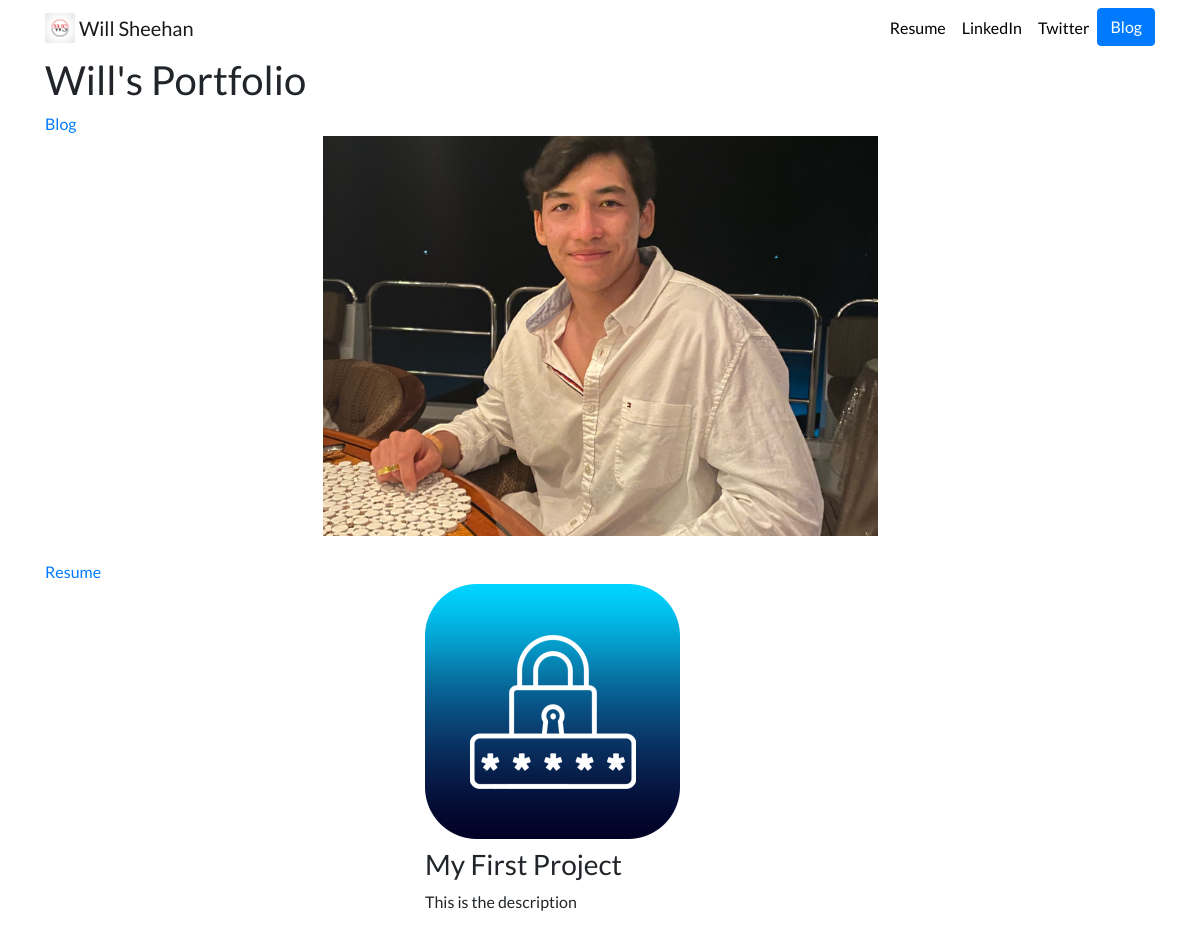
Before: / with the older database file.
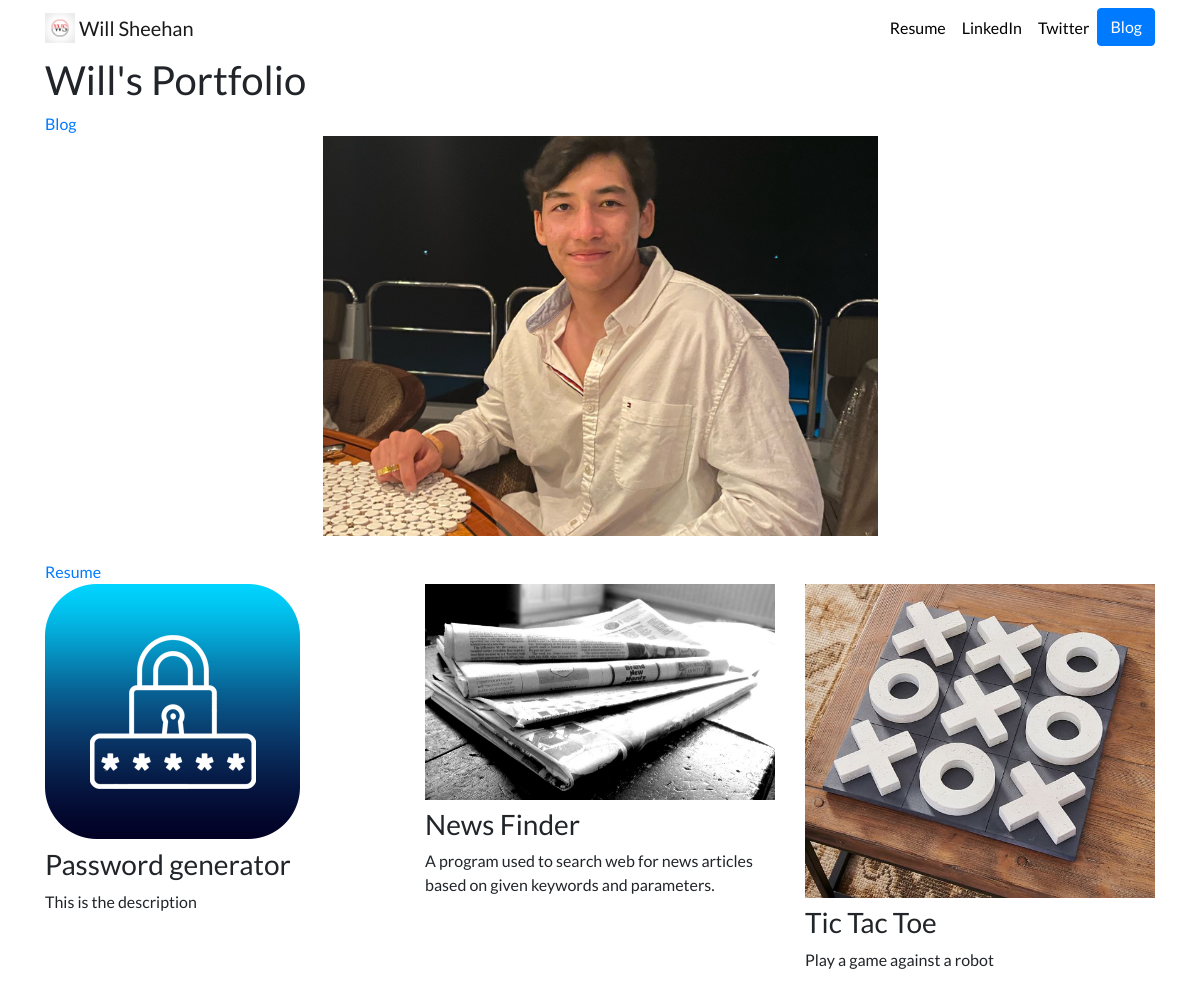
After: the same page with the newer database file.
### portfolio/models.py (models this page shows, shortened)
class Project(models.Model):
    title = models.CharField(max_length=100)
    description = models.CharField(max_length=250)
    image = models.ImageField(upload_to='portfolio/images/')
    url = models.URLField(blank=True) #by default blank=False, being true allows it to be blank

### portfolio/views.py (the view)
# urls.py: 2. Add a URL to urlpatterns:  path('', views.home, name='home')
def home(request):
    projects = Project.objects.all() #grabs all objects from the database that are Project objects (in models file), turns them into python objects
    return render(request, 'portfolio/home.html', {'projects':projects}) #puts all Project objects into a list

### portfolio/templates/portfolio/home.html
{% extends 'portfolio/base.html' %}
{% block content %}
    <h1>Will's Portfolio</h1>
    <a href="{% url 'blog:all_blogs' %}">Blog</a>
    <br>
    {% load static %}
    <img src="{% static 'portfolio/dinertablephoto.JPEG' %}", height=400, wdth=400 class = center>
    <br>
    <a href="{% static 'portfolio/resume.png' %}">Resume</a>
    <div class="row justify-content-center">
        {% for project in projects %}
        <div class="col-sm-12 col-lg-4">
            {% if project.url %}
            <a href="{{ project.url }}">
                <img src="{{ project.image.url }}" class="img-fluid mb-2">
            </a>
            {% else %}
            <img src="{{ project.image.url }}" class="img-fluid mb-2">
            {% endif %}
            <h3>{{ project.title }}</h3>
            <p>{{ project.description }}</p>
        </div>
        {% endfor %}
    </div>
{% endblock %}

### portfolio/templates/portfolio/base.html (shortened to what this page needs)
{% load static %}
<!doctype html>
<html lang="en">
<head>
  <link rel="stylesheet" href="https://stackpath.bootstrapcdn.com/bootstrap/4.4.1/css/bootstrap.min.css">
  <link rel="stylesheet" href="{% static "portfolio/custom.css" %}">
</head>
<body>
  <nav id="topNav" class="navbar navbar-expand-md navbar-light">
    <div class="container">
      <a class="navbar-brand" href="{% url 'home' %}">
        <img src="{% static "portfolio/logo.jpeg" %}" width="30" height="30" class="d-inline-block align-top" alt="Nick's Logo">
        <span>Will Sheehan</span>
      </a>
      <div class="collapse navbar-collapse text-center" id="navbarNav">
        <ul class="navbar-nav ml-auto">
          <li class="nav-item">
            <a class="nav-link" href="{% static "portfolio/resume.png" %}">Resume</a>
          </li>
          <li class="nav-item">
            <a class="nav-link" href="https://www.linkedin.com/in/will-sheehan-810149202/" target="_blank">LinkedIn</a>
          </li>
          <li class="nav-item">
            <a class="nav-link" href="https://twitter.com/ZappyCode" target="_blank">Twitter</a>
          </li>
          <li>
            <a role="button" href="{% url 'blog:all_blogs' %}" class="btn btn-primary">Blog</a>
          </li>
        </ul>
      </div>
    </div>
  </nav>
  <div class="container">
    {% block content %}{% endblock %}
  </div>
</body>
</html>

### portfolio/static/portfolio/custom.css (style rules this page uses)
.navbar-nav .nav-link { color: rgba(0,0,0,1) !important; }
body { font-family: 'Lato', sans-serif; }
.center { object-fit: cover; display: block; margin-left: auto; margin-right: auto; width: 50%; }

Changed rows visible on the page:
changed Project "This is the description": title "My First Project" → "Password generator"
added Project: image (picture), title "News Finder", description "A program used to search web for news articles based on given keywords and parameters."
added Project: image (picture), title "Tic Tac Toe", description "Play a game against a robot"
